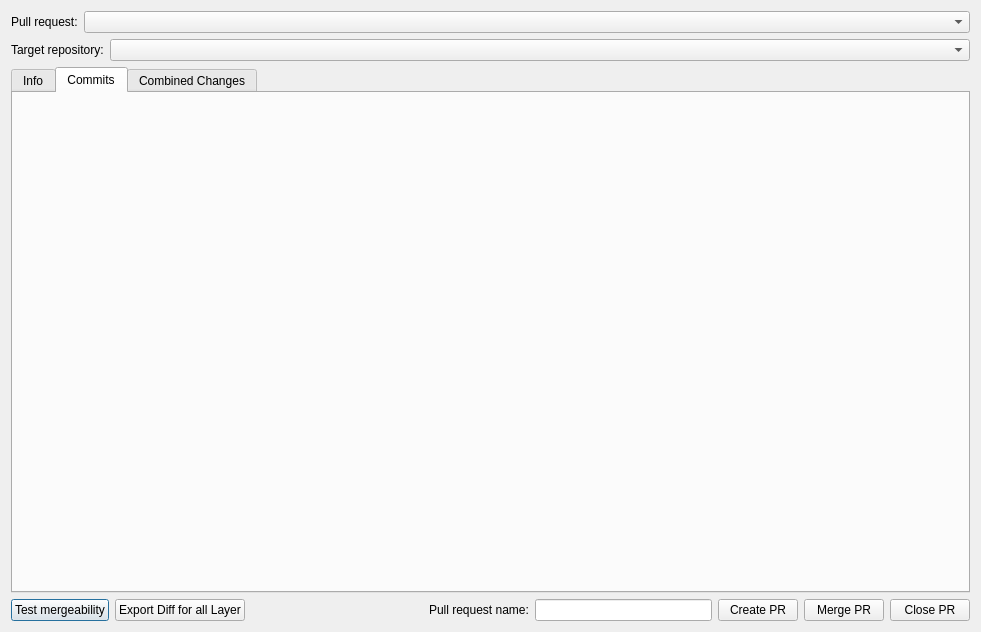
<?xml version="1.0" encoding="UTF-8"?>
<ui version="4.0">
 <class>PullRequestsDialog</class>
 <widget class="QDialog" name="PullRequestsDialog">
  <property name="geometry">
   <rect>
    <x>0</x>
    <y>0</y>
    <width>981</width>
    <height>632</height>
   </rect>
  </property>
  <property name="windowTitle">
   <string>Pull requests viewer</string>
  </property>
  <layout class="QVBoxLayout" name="verticalLayout_2">
   <item>
    <layout class="QHBoxLayout" name="horizontalLayout">
     <item>
      <widget class="QLabel" name="labelPr">
       <property name="sizePolicy">
        <sizepolicy hsizetype="Maximum" vsizetype="Preferred">
         <horstretch>0</horstretch>
         <verstretch>0</verstretch>
        </sizepolicy>
       </property>
       <property name="text">
        <string>Pull request:</string>
       </property>
      </widget>
     </item>
     <item>
      <widget class="QComboBox" name="comboPr"/>
     </item>
    </layout>
   </item>
   <item>
    <layout class="QHBoxLayout" name="horizontalLayout_3">
     <item>
      <widget class="QLabel" name="labelTarget">
       <property name="sizePolicy">
        <sizepolicy hsizetype="Maximum" vsizetype="Preferred">
         <horstretch>0</horstretch>
         <verstretch>0</verstretch>
        </sizepolicy>
       </property>
       <property name="text">
        <string>Target repository:</string>
       </property>
      </widget>
     </item>
     <item>
      <widget class="QComboBox" name="comboTarget"/>
     </item>
    </layout>
   </item>
   <item>
    <widget class="QTabWidget" name="tabWidget">
     <property name="currentIndex">
      <number>1</number>
     </property>
     <widget class="QWidget" name="tab">
      <attribute name="title">
       <string>Info</string>
      </attribute>
      <layout class="QVBoxLayout" name="verticalLayout">
       <item>
        <widget class="QTextBrowser" name="textPullRequestInfo"/>
       </item>
      </layout>
     </widget>
     <widget class="QWidget" name="tab_3">
      <attribute name="title">
       <string>Commits</string>
      </attribute>
     </widget>
     <widget class="QWidget" name="tab_2">
      <attribute name="title">
       <string>Combined Changes</string>
      </attribute>
     </widget>
    </widget>
   </item>
   <item>
    <layout class="QHBoxLayout" name="horizontalLayout_2">
     <item>
      <widget class="QPushButton" name="buttonTestMergeability">
       <property name="text">
        <string>Test mergeability</string>
       </property>
      </widget>
     </item>
     <item>
      <widget class="QPushButton" name="buttonExportDiff">
       <property name="text">
        <string>Export Diff for all Layer</string>
       </property>
      </widget>
     </item>
     <item>
      <spacer name="horizontalSpacer">
       <property name="orientation">
        <enum>Qt::Horizontal</enum>
       </property>
       <property name="sizeHint" stdset="0">
        <size>
         <width>40</width>
         <height>20</height>
        </size>
       </property>
      </spacer>
     </item>
     <item>
      <widget class="QLabel" name="labelPrName">
       <property name="text">
        <string>Pull request name:</string>
       </property>
      </widget>
     </item>
     <item>
      <widget class="QLineEdit" name="txtPrName"/>
     </item>
     <item>
      <widget class="QPushButton" name="buttonCreate">
       <property name="text">
        <string>Create PR</string>
       </property>
      </widget>
     </item>
     <item>
      <widget class="QPushButton" name="buttonMerge">
       <property name="text">
        <string>Merge PR</string>
       </property>
      </widget>
     </item>
     <item>
      <widget class="QPushButton" name="buttonClose">
       <property name="text">
        <string>Close PR</string>
       </property>
      </widget>
     </item>
    </layout>
   </item>
  </layout>
 </widget>
 <resources/>
 <connections/>
</ui>
